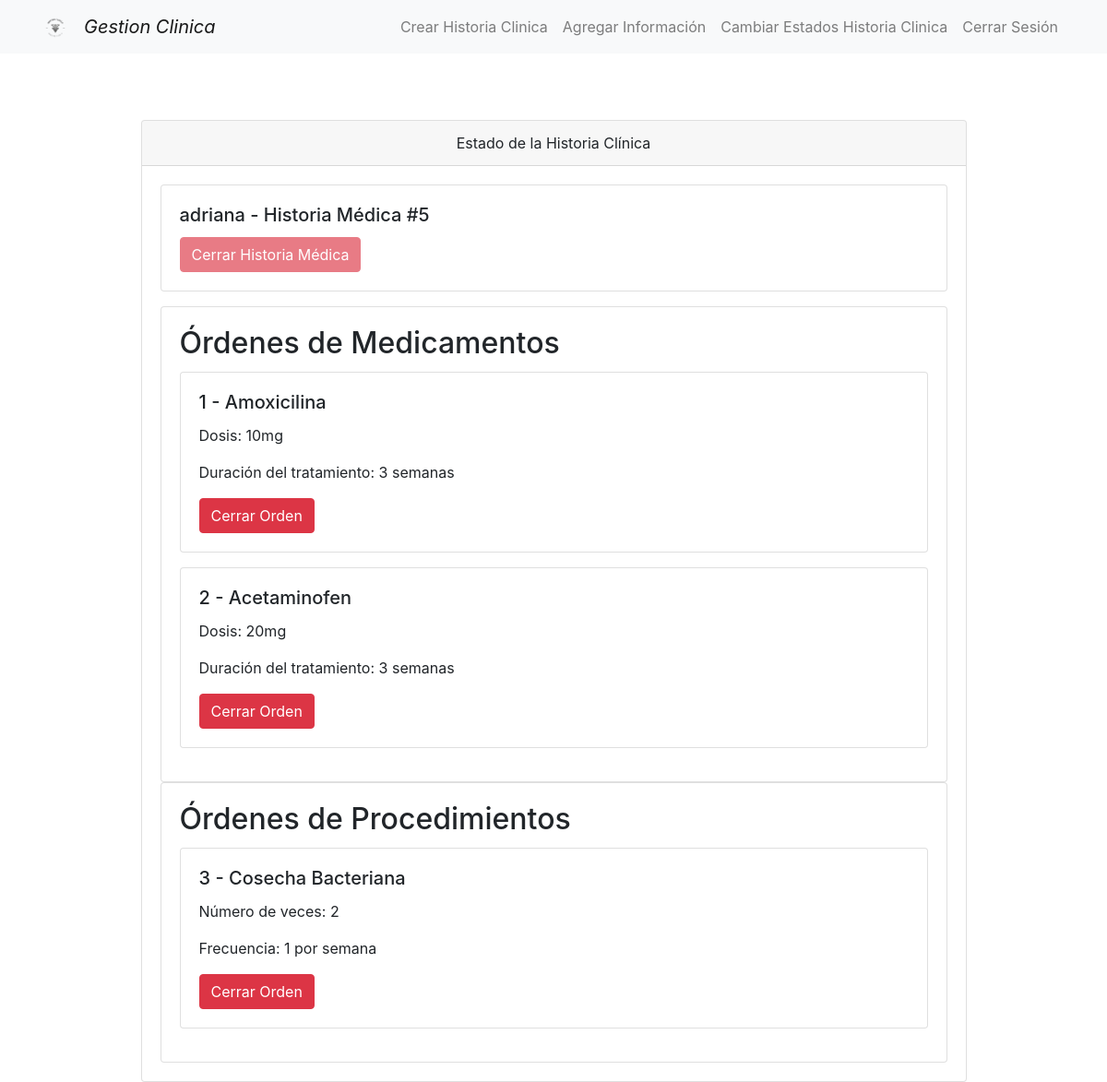
The page /home/medicos/estado_historia/5/ on the database as committed earlier.
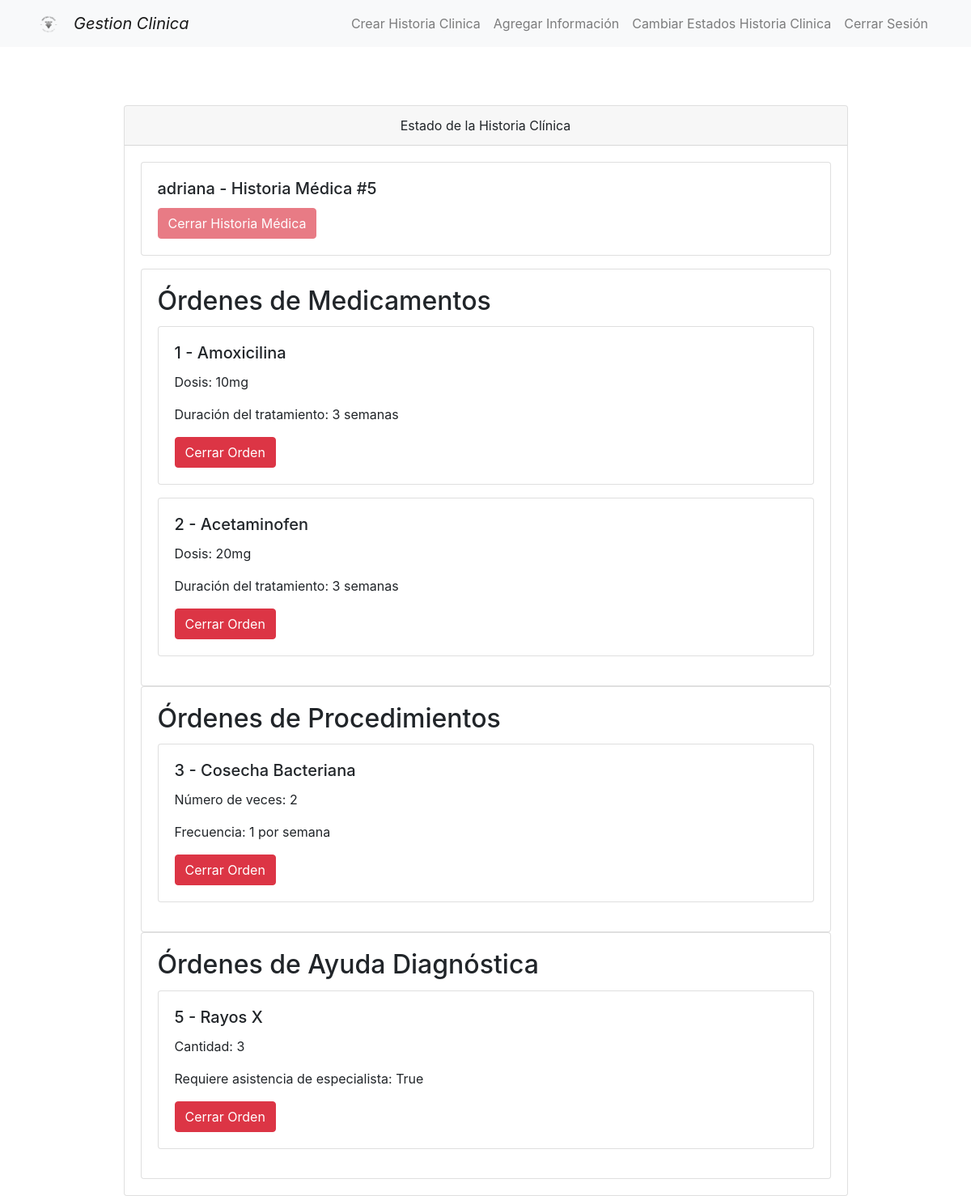
The same page on the database as committed later.
### medicos/models.py (models this page shows)
class OrdenAyudaDiagnostica(models.Model):
    orden = models.ForeignKey(Orden, verbose_name=("Ayuda diagnostica"), on_delete=models.CASCADE)
    nombre_ayuda_diagnostica = models.CharField(max_length=200)
    cantidad = models.IntegerField(verbose_name="cantidad")
    requiere_asistencia_especialista = models.BooleanField()
    resultados = models.CharField(max_length=2000,blank=True)
    costo = models.DecimalField(max_digits=10, decimal_places=2,default=50000)
    cerrada = models.BooleanField(default=False)

### medicos/views.py (the view)
# urls.py: path('home/medicos/estado_historia/', views.buscar_estado_historia, name='buscar_estado_historia'),
def estado_historia(request, id_historia_medica):
    historia_clinica = HistoriaClinica.objects.get(id=id_historia_medica)
    paciente_nombre = historia_clinica.paciente.nombre_completo
    ordenes_medicamentos = historia_clinica.ordenes.filter(tipo_orden='medicamento', cerrada=False)
    ordenes_procedimientos = historia_clinica.ordenes.filter(tipo_orden='procedimiento', cerrada=False)
    ordenes_ayuda_diagnostica = historia_clinica.ordenes.filter(tipo_orden='ayuda_diagnostica', cerrada=False)
    detalles_ordenes_medicamentos = []
    for orden in ordenes_medicamentos:
        orden_medicamento = OrdenMedicamento.objects.get(orden=orden)
        detalle = {
            'id': orden.id,
            'nombre_medicamento': orden_medicamento.nombre_medicamento,
            'dosis': orden_medicamento.dosis,
            'duracion_tratamiento': orden_medicamento.duracion_tratamiento,
        }
        detalles_ordenes_medicamentos.append(detalle)
    detalles_ordenes_procedimientos = []
    for orden in ordenes_procedimientos:
        orden_procedimiento = OrdenProcedimiento.objects.get(orden=orden)
        detalle = {
            'id': orden.id,
            'nombre_procedimiento': orden_procedimiento.nombre_procedimiento,
            'numero_veces': orden_procedimiento.numero_veces,
            'frecuencia': orden_procedimiento.frecuencia,
        }
        detalles_ordenes_procedimientos.append(detalle)
    detalles_ordenes_ayuda_diagnostica = []
    for orden in ordenes_ayuda_diagnostica:
        orden_ayuda_diagnostica = OrdenAyudaDiagnostica.objects.get(orden=orden)
        detalle = {
            'id': orden.id,
            'nombre_ayuda_diagnostica': orden_ayuda_diagnostica.nombre_ayuda_diagnostica,
            'cantidad': orden_ayuda_diagnostica.cantidad,
            'requiere_asistencia_especialista': orden_ayuda_diagnostica.requiere_asistencia_especialista,
        }
        detalles_ordenes_ayuda_diagnostica.append(detalle)
    return render(request, 'estado_historia_clinica.html', {
        'historia_clinica': historia_clinica,
        'paciente_nombre': paciente_nombre,
        'detalles_ordenes_medicamentos': detalles_ordenes_medicamentos,
        'detalles_ordenes_procedimientos': detalles_ordenes_procedimientos,
        'detalles_ordenes_ayuda_diagnostica': detalles_ordenes_ayuda_diagnostica,
    })

### medicos/templates/estado_historia_clinica.html (shortened to what the changed rows need)
{% extends "layouts/layout.html" %}
{% load static %}
{% block content %}
<div class="container mt-4">
    <div class="row justify-content-center">
        <div class="col-md-10">
            <div class="card mt-5">
                <div class="card-body">
                    {% if detalles_ordenes_medicamentos %}
                    <div class="card">
                        <div class="card-body">
                            <h2 class="card-title">Órdenes de Medicamentos</h2>
                        </div>
                    </div>
                    {% endif %}
                    {% if detalles_ordenes_procedimientos %}
                    <div class="card">
                        <div class="card-body">
                            <h2 class="card-title">Órdenes de Procedimientos</h2>
                        </div>
                    </div>
                    {% endif %}
                    {% if detalles_ordenes_ayuda_diagnostica %}
                    <div class="card">
                        <div class="card-body">
                            <h2 class="card-title">Órdenes de Ayuda Diagnóstica</h2>
                            {% for orden_ayuda_diagnostica in detalles_ordenes_ayuda_diagnostica %}
                                <div class="card mb-3">
                                    <div class="card-body">
                                        <h5 class="card-title">{{ orden_ayuda_diagnostica.id }} - {{ orden_ayuda_diagnostica.nombre_ayuda_diagnostica }}</h5>
                                        <p>Cantidad: {{ orden_ayuda_diagnostica.cantidad }}</p>
                                        <p>Requiere asistencia de especialista: {{ orden_ayuda_diagnostica.requiere_asistencia_especialista }}</p>
                                        <a href="{% url 'cerrar_orden' orden_ayuda_diagnostica.id %}" class="btn btn-danger">Cerrar Orden</a>
                                    </div>
                                </div>
                            {% endfor %}
                        </div>
                    </div>
                    {% endif %}
                </div>
            </div>
        </div>
    </div>
</div>
{% endblock %}

Rows that differ between the two databases and show on the page:
added OrdenAyudaDiagnostica: nombre_ayuda_diagnostica "Rayos X"
Other text that changed with them:
text now shown: "Órdenes de Ayuda Diagnóstica"
new list line: "5 - Cantidad: 3 Requiere asistencia de especialista: True Cerrar Orden"
